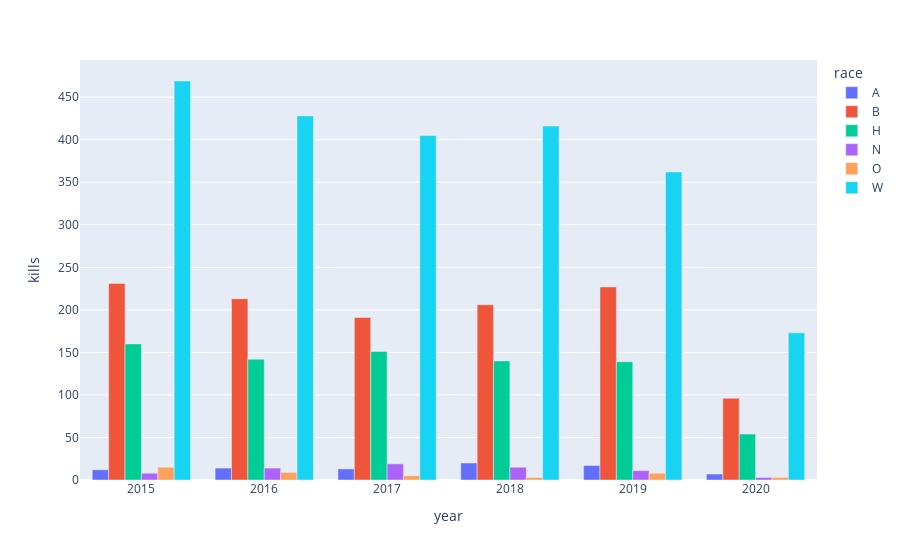

Notebook cell for this chart:
### Code cell
kills_per_year = df[['year', 'race']]
kills_per_year['kills'] = 1
kills_per_year = kills_per_year.groupby(['year', 'race']).sum()
kills_per_year = kills_per_year.reset_index()
fig = px.bar(kills_per_year, x='year', y='kills', color='race', barmode='group')
fig.show()

### Figure 1 — Plotly figure (JSON) as saved in the notebook; plotly's stock layout.template omitted (floating-point values rounded to 4 significant figures)
{"data": [{"alignmentgroup": "True", "hovertemplate": "race=A<br>year=%{x}<br>kills=%{y}<extra></extra>", "legendgroup": "A", "marker": {"color": "#636efa"}, "name": "A", "offsetgroup": "A", "orientation": "v", "showlegend": true, "textposition": "auto", "type": "bar", "x": [2015, 2016, 2017, 2018, 2019, 2020], "xaxis": "x", "y": [12, 14, 13, 20, 17, 7], "yaxis": "y"}, {"alignmentgroup": "True", "hovertemplate": "race=B<br>year=%{x}<br>kills=%{y}<extra></extra>", "legendgroup": "B", "marker": {"color": "#EF553B"}, "name": "B", "offsetgroup": "B", "orientation": "v", "showlegend": true, "textposition": "auto", "type": "bar", "x": [2015, 2016, 2017, 2018, 2019, 2020], "xaxis": "x", "y": [231, 213, 191, 206, 227, 96], "yaxis": "y"}, {"alignmentgroup": "True", "hovertemplate": "race=H<br>year=%{x}<br>kills=%{y}<extra></extra>", "legendgroup": "H", "marker": {"color": "#00cc96"}, "name": "H", "offsetgroup": "H", "orientation": "v", "showlegend": true, "textposition": "auto", "type": "bar", "x": [2015, 2016, 2017, 2018, 2019, 2020], "xaxis": "x", "y": [160, 142, 151, 140, 139, 54], "yaxis": "y"}, {"alignmentgroup": "True", "hovertemplate": "race=N<br>year=%{x}<br>kills=%{y}<extra></extra>", "legendgroup": "N", "marker": {"color": "#ab63fa"}, "name": "N", "offsetgroup": "N", "orientation": "v", "showlegend": true, "textposition": "auto", "type": "bar", "x": [2015, 2016, 2017, 2018, 2019, 2020], "xaxis": "x", "y": [8, 14, 19, 15, 11, 3], "yaxis": "y"}, {"alignmentgroup": "True", "hovertemplate": "race=O<br>year=%{x}<br>kills=%{y}<extra></extra>", "legendgroup": "O", "marker": {"color": "#FFA15A"}, "name": "O", "offsetgroup": "O", "orientation": "v", "showlegend": true, "textposition": "auto", "type": "bar", "x": [2015, 2016, 2017, 2018, 2019, 2020], "xaxis": "x", "y": [15, 9, 5, 3, 8, 3], "yaxis": "y"}, {"alignmentgroup": "True", "hovertemplate": "race=W<br>year=%{x}<br>kills=%{y}<extra></extra>", "legendgroup": "W", "marker": {"color": "#19d3f3"}, "name": "W", "offsetgroup": "W", "orientation": "v", "showlegend": true, "textposition": "auto", "type": "bar", "x": [2015, 2016, 2017, 2018, 2019, 2020], "xaxis": "x", "y": [469, 428, 405, 416, 362, 173], "yaxis": "y"}], "layout": {"barmode": "group", "legend": {"title": {"text": "race"}, "tracegroupgap": 0}, "margin": {"t": 60}, "xaxis": {"anchor": "y", "domain": [0, 1], "title": {"text": "year"}}, "yaxis": {"anchor": "x", "domain": [0, 1], "title": {"text": "kills"}}}}
